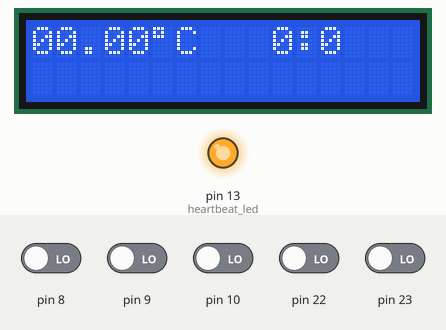
The sketch below on a simulated Arduino Uno, built with avr-gcc and run on an emulated ATmega328P. Parts: 16×2 character LCD, output pins drawn as LEDs (lit = HIGH). Inputs (shaded band) come from the test bench; at power-on: pin 8–10, pin 22, pin 23 LOW.

Above: at 1.6 s.
1.7 s: pin 8 driven HIGH and pin 10 driven HIGH
At 3.4 s:
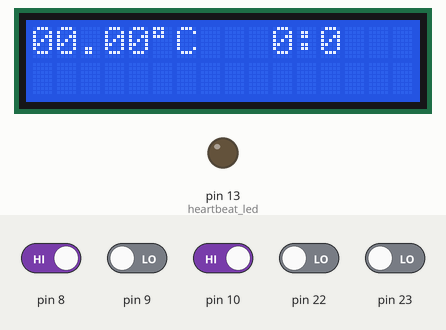
At 7.7 s:
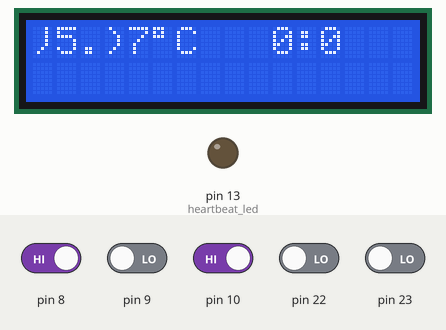
Timing chart, 0 to 13.7 s (numbered marks = the images above; inputs shaded):
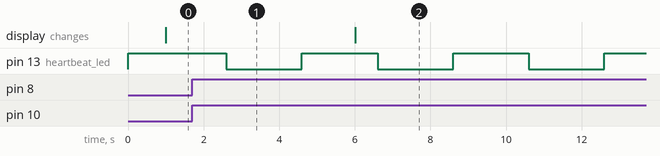

The sketch:

sketch.ino
```cpp
// (licence header left out)
// TODO lots

// this is automatically generated by deploy.sh
#include "../config.h"
#include "current_time.h" // the current time as of upload
#include "time.h"
#include "thermometer.h"
#include "schavr.h"
#include "lcd.h"
//#include "remote.h"

void setup()
{
	// Setup scheduler
	SCH_init(200);	// 200ms per tick

	// Initialise everything we need
	thermometer_init();
	lcd_init();

	// Setup timing for scheduler
	SCH_add_task(time_inc_sec, 1, 5);		//200ms * 5ticks = 1000ms
	SCH_add_task(thermometer_update, 2, 10);	//200ms * 10ticks = 2000ms
	//SCH_add_task(thermometer_serial_print, 3, 10);	//200ms * 10ticks = 2000ms
	SCH_add_task(lcd_update, 4, 25);	//200ms * 25ticks = 5000ms

	// Let's go
	SCH_start();
}

void loop()
{
	SCH_dispatch_tasks();
}
```

OneWire.cpp
```cpp
// (licence header left out)
#include "OneWire.h"


OneWire::OneWire(uint8_t pin)
{
	pinMode(pin, INPUT);
	bitmask = PIN_TO_BITMASK(pin);
	baseReg = PIN_TO_BASEREG(pin);
#if ONEWIRE_SEARCH
	reset_search();
#endif
}


// Perform the onewire reset function.  We will wait up to 250uS for
// the bus to come high, if it doesn't then it is broken or shorted
// and we return a 0;
//
// Returns 1 if a device asserted a presence pulse, 0 otherwise.
//
uint8_t OneWire::reset(void)
{
	IO_REG_TYPE mask = bitmask;
	volatile IO_REG_TYPE *reg IO_REG_ASM = baseReg;
	uint8_t r;
	uint8_t retries = 125;

	noInterrupts();
	DIRECT_MODE_INPUT(reg, mask);
	interrupts();
	// wait until the wire is high... just in case
	do {
		if (--retries == 0) return 0;
		delayMicroseconds(2);
	} while ( !DIRECT_READ(reg, mask));

	noInterrupts();
	DIRECT_WRITE_LOW(reg, mask);
	DIRECT_MODE_OUTPUT(reg, mask);	// drive output low
	interrupts();
	delayMicroseconds(480);
	noInterrupts();
	DIRECT_MODE_INPUT(reg, mask);	// allow it to float
	delayMicroseconds(70);
	r = !DIRECT_READ(reg, mask);
	interrupts();
	delayMicroseconds(410);
	return r;
}

//
// Write a bit. Port and bit is used to cut lookup time and provide
// more certain timing.
//
void OneWire::write_bit(uint8_t v)
{
	IO_REG_TYPE mask=bitmask;
	volatile IO_REG_TYPE *reg IO_REG_ASM = baseReg;

	if (v & 1) {
		noInterrupts();
		DIRECT_WRITE_LOW(reg, mask);
		DIRECT_MODE_OUTPUT(reg, mask);	// drive output low
		delayMicroseconds(10);
		DIRECT_WRITE_HIGH(reg, mask);	// drive output high
		interrupts();
		delayMicroseconds(55);
	} else {
		noInterrupts();
		DIRECT_WRITE_LOW(reg, mask);
		DIRECT_MODE_OUTPUT(reg, mask);	// drive output low
		delayMicroseconds(65);
		DIRECT_WRITE_HIGH(reg, mask);	// drive output high
		interrupts();
		delayMicroseconds(5);
	}
}

//
// Read a bit. Port and bit is used to cut lookup time and provide
// more certain timing.
//
uint8_t OneWire::read_bit(void)
{
	IO_REG_TYPE mask=bitmask;
	volatile IO_REG_TYPE *reg IO_REG_ASM = baseReg;
	uint8_t r;

	noInterrupts();
	DIRECT_MODE_OUTPUT(reg, mask);
	DIRECT_WRITE_LOW(reg, mask);
	delayMicroseconds(3);
	DIRECT_MODE_INPUT(reg, mask);	// let pin float, pull up will raise
	delayMicroseconds(10);
	r = DIRECT_READ(reg, mask);
	interrupts();
	delayMicroseconds(53);
	return r;
}

//
// Write a byte. The writing code uses the active drivers to raise the
// pin high, if you need power after the write (e.g. DS18S20 in
// parasite power mode) then set 'power' to 1, otherwise the pin will
// go tri-state at the end of the write to avoid heating in a short or
// other mishap.
//
void OneWire::write(uint8_t v, uint8_t power /* = 0 */) {
    uint8_t bitMask;

    for (bitMask = 0x01; bitMask; bitMask <<= 1) {
	OneWire::write_bit( (bitMask & v)?1:0);
    }
    if ( !power) {
	noInterrupts();
	DIRECT_MODE_INPUT(baseReg, bitmask);
	DIRECT_WRITE_LOW(baseReg, bitmask);
	interrupts();
    }
}

void OneWire::write_bytes(const uint8_t *buf, uint16_t count, bool power /* = 0 */) {
  for (uint16_t i = 0 ; i < count ; i++)
    write(buf[i]);
  if (!power) {
    noInterrupts();
    DIRECT_MODE_INPUT(baseReg, bitmask);
    DIRECT_WRITE_LOW(baseReg, bitmask);
    interrupts();
  }
}

//
// Read a byte
//
uint8_t OneWire::read() {
    uint8_t bitMask;
    uint8_t r = 0;

    for (bitMask = 0x01; bitMask; bitMask <<= 1) {
	if ( OneWire::read_bit()) r |= bitMask;
    }
    return r;
}

void OneWire::read_bytes(uint8_t *buf, uint16_t count) {
  for (uint16_t i = 0 ; i < count ; i++)
    buf[i] = read();
}

//
// Do a ROM select
//
void OneWire::select(const uint8_t rom[8])
{
    uint8_t i;

    write(0x55);           // Choose ROM

    for (i = 0; i < 8; i++) write(rom[i]);
}

//
// Do a ROM skip
//
void OneWire::skip()
{
    write(0xCC);           // Skip ROM
}

void OneWire::depower()
{
	noInterrupts();
	DIRECT_MODE_INPUT(baseReg, bitmask);
	interrupts();
}

#if ONEWIRE_SEARCH

//
// You need to use this function to start a search again from the beginning.
// You do not need to do it for the first search, though you could.
//
void OneWire::reset_search()
{
  // reset the search state
  LastDiscrepancy = 0;
  LastDeviceFlag = FALSE;
  LastFamilyDiscrepancy = 0;
  for(int i = 7; ; i--) {
    ROM_NO[i] = 0;
    if ( i == 0) break;
  }
}

// Setup the search to find the device type 'family_code' on the next call
// to search(*newAddr) if it is present.
//
void OneWire::target_search(uint8_t family_code)
{
   // set the search state to find SearchFamily type devices
   ROM_NO[0] = family_code;
   for (uint8_t i = 1; i < 8; i++)
      ROM_NO[i] = 0;
   LastDiscrepancy = 64;
   LastFamilyDiscrepancy = 0;
   LastDeviceFlag = FALSE;
}

//
// Perform a search. If this function returns a '1' then it has
// enumerated the next device and you may retrieve the ROM from the
// OneWire::address variable. If there are no devices, no further
// devices, or something horrible happens in the middle of the
// enumeration then a 0 is returned.  If a new device is found then
// its address is copied to newAddr.  Use OneWire::reset_search() to
// start over.
//
// --- Replaced by the one from the Dallas Semiconductor web site ---
//--------------------------------------------------------------------------
// Perform the 1-Wire Search Algorithm on the 1-Wire bus using the existing
// search state.
// Return TRUE  : device found, ROM number in ROM_NO buffer
//        FALSE : device not found, end of search
//
uint8_t OneWire::search(uint8_t *newAddr)
{
   uint8_t id_bit_number;
   uint8_t last_zero, rom_byte_number, search_result;
   uint8_t id_bit, cmp_id_bit;

   unsigned char rom_byte_mask, search_direction;

   // initialize for search
   id_bit_number = 1;
   last_zero = 0;
   rom_byte_number = 0;
   rom_byte_mask = 1;
   search_result = 0;

   // if the last call was not the last one
   if (!LastDeviceFlag)
   {
      // 1-Wire reset
      if (!reset())
      {
         // reset the search
         LastDiscrepancy = 0;
         LastDeviceFlag = FALSE;
         LastFamilyDiscrepancy = 0;
         return FALSE;
      }

      // issue the search command
      write(0xF0);

      // loop to do the search
      do
      {
         // read a bit and its complement
         id_bit = read_bit();
         cmp_id_bit = read_bit();

         // check for no devices on 1-wire
         if ((id_bit == 1) && (cmp_id_bit == 1))
            break;
         else
         {
            // all devices coupled have 0 or 1
            if (id_bit != cmp_id_bit)
               search_direction = id_bit;  // bit write value for search
            else
            {
               // if this discrepancy if before the Last Discrepancy
               // on a previous next then pick the same as last time
               if (id_bit_number < LastDiscrepancy)
                  search_direction = ((ROM_NO[rom_byte_number] & rom_byte_mask) > 0);
               else
                  // if equal to last pick 1, if not then pick 0
                  search_direction = (id_bit_number == LastDiscrepancy);

               // if 0 was picked then record its position in LastZero
               if (search_direction == 0)
               {
                  last_zero = id_bit_number;

                  // check for Last discrepancy in family
                  if (last_zero < 9)
                     LastFamilyDiscrepancy = last_zero;
               }
            }

            // set or clear the bit in the ROM byte rom_byte_number
            // with mask rom_byte_mask
            if (search_direction == 1)
              ROM_NO[rom_byte_number] |= rom_byte_mask;
            else
              ROM_NO[rom_byte_number] &= ~rom_byte_mask;

            // serial number search direction write bit
            write_bit(search_direction);

            // increment the byte counter id_bit_number
            // and shift the mask rom_byte_mask
            id_bit_number++;
            rom_byte_mask <<= 1;

            // if the mask is 0 then go to new SerialNum byte rom_byte_number and reset mask
            if (rom_byte_mask == 0)
            {
                rom_byte_number++;
                rom_byte_mask = 1;
            }
         }
      }
      while(rom_byte_number < 8);  // loop until through all ROM bytes 0-7

      // if the search was successful then
      if (!(id_bit_number < 65))
      {
         // search successful so set LastDiscrepancy,LastDeviceFlag,search_result
         LastDiscrepancy = last_zero;

         // check for last device
         if (LastDiscrepancy == 0)
            LastDeviceFlag = TRUE;

         search_result = TRUE;
      }
   }

   // if no device found then reset counters so next 'search' will be like a first
   if (!search_result || !ROM_NO[0])
   {
      LastDiscrepancy = 0;
      LastDeviceFlag = FALSE;
      LastFamilyDiscrepancy = 0;
      search_result = FALSE;
   }
   for (int i = 0; i < 8; i++) newAddr[i] = ROM_NO[i];
   return search_result;
  }

#endif

#if ONEWIRE_CRC
// The 1-Wire CRC scheme is described in Maxim Application Note 27:
// "Understanding and Using Cyclic Redundancy Checks with Maxim iButton Products"
//

#if ONEWIRE_CRC8_TABLE
// This table comes from Dallas sample code where it is freely reusable,
// though Copyright (C) 2000 Dallas Semiconductor Corporation
static const uint8_t PROGMEM dscrc_table[] = {
      0, 94,188,226, 97, 63,221,131,194,156,126, 32,163,253, 31, 65,
    157,195, 33,127,252,162, 64, 30, 95,  1,227,189, 62, 96,130,220,
     35,125,159,193, 66, 28,254,160,225,191, 93,  3,128,222, 60, 98,
    190,224,  2, 92,223,129, 99, 61,124, 34,192,158, 29, 67,161,255,
     70, 24,250,164, 39,121,155,197,132,218, 56,102,229,187, 89,  7,
    219,133,103, 57,186,228,  6, 88, 25, 71,165,251,120, 38,196,154,
    101, 59,217,135,  4, 90,184,230,167,249, 27, 69,198,152,122, 36,
    248,166, 68, 26,153,199, 37,123, 58,100,134,216, 91,  5,231,185,
    140,210, 48,110,237,179, 81, 15, 78, 16,242,172, 47,113,147,205,
     17, 79,173,243,112, 46,204,146,211,141,111, 49,178,236, 14, 80,
    175,241, 19, 77,206,144,114, 44,109, 51,209,143, 12, 82,176,238,
     50,108,142,208, 83, 13,239,177,240,174, 76, 18,145,207, 45,115,
    202,148,118, 40,171,245, 23, 73,  8, 86,180,234,105, 55,213,139,
     87,  9,235,181, 54,104,138,212,149,203, 41,119,244,170, 72, 22,
    233,183, 85, 11,136,214, 52,106, 43,117,151,201, 74, 20,246,168,
    116, 42,200,150, 21, 75,169,247,182,232, 10, 84,215,137,107, 53};

//
// Compute a Dallas Semiconductor 8 bit CRC. These show up in the ROM
// and the registers.  (note: this might better be done without to
// table, it would probably be smaller and certainly fast enough
// compared to all those delayMicrosecond() calls.  But I got
// confused, so I use this table from the examples.)
//
uint8_t OneWire::crc8(const uint8_t *addr, uint8_t len)
{
	uint8_t crc = 0;

	while (len--) {
		crc = pgm_read_byte(dscrc_table + (crc ^ *addr++));
	}
	return crc;
}
#else
//
// Compute a Dallas Semiconductor 8 bit CRC directly.
// this is much slower, but much smaller, than the lookup table.
//
uint8_t OneWire::crc8(const uint8_t *addr, uint8_t len)
{
	uint8_t crc = 0;

	while (len--) {
		uint8_t inbyte = *addr++;
		for (uint8_t i = 8; i; i--) {
			uint8_t mix = (crc ^ inbyte) & 0x01;
			crc >>= 1;
			if (mix) crc ^= 0x8C;
			inbyte >>= 1;
		}
	}
	return crc;
}
#endif

#if ONEWIRE_CRC16
bool OneWire::check_crc16(const uint8_t* input, uint16_t len, const uint8_t* inverted_crc, uint16_t crc)
{
    crc = ~crc16(input, len, crc);
    return (crc & 0xFF) == inverted_crc[0] && (crc >> 8) == inverted_crc[1];
}

uint16_t OneWire::crc16(const uint8_t* input, uint16_t len, uint16_t crc)
{
    static const uint8_t oddparity[16] =
        { 0, 1, 1, 0, 1, 0, 0, 1, 1, 0, 0, 1, 0, 1, 1, 0 };

    for (uint16_t i = 0 ; i < len ; i++) {
      // Even though we're just copying a byte from the input,
      // we'll be doing 16-bit computation with it.
      uint16_t cdata = input[i];
      cdata = (cdata ^ crc) & 0xff;
      crc >>= 8;

      if (oddparity[cdata & 0x0F] ^ oddparity[cdata >> 4])
          crc ^= 0xC001;

      cdata <<= 6;
      crc ^= cdata;
      cdata <<= 1;
      crc ^= cdata;
    }
    return crc;
}
#endif

#endif
```

current_time.h
```cpp
// autogenerated by deploy.sh
// This allow the clock to the set to the current time automatically
#pragma once
#define MINUTES  0
#define HOURS    0
#define SECONDS  0
```

thermometer.h
```cpp
// (licence header left out)
#pragma once
#include "time.h"
// http://www.pjrc.com/teensy/td_libs_OneWire.html
#include "OneWire.h"

static const uint8_t thermo_addr[] =
	{0x28, 0x56, 0x9, 0x9C, 0x4, 0x0, 0x0, 0x1C, 0x28};
	// Address of the DS18B20 in question.
	// Must be redetermined for new components.
	// Is possible to calculate inline.
static const int heartbeat_led = 13;

OneWire thermo(10);	// DS18B20+ on pin "10"
static bool thermo_read_state = 0;

float thermo_value_celsius = 0;
bool thermo_value_changed = 0;

void thermometer_init(void);
void thermometer_update(void);
void thermometer_serial_print(void);

void thermometer_init(void) {
	pinMode(heartbeat_led, OUTPUT);
	digitalWrite(heartbeat_led, HIGH);
	thermo_read_state = 1;

	Serial.begin(9600);

	thermo.reset();
	// Only need to do once if only using the one 1-wire device.
	thermo.select((uint8_t*)thermo_addr);
}

void thermometer_update(void) {
	// Update the heartbeat
	if (thermo_read_state == 0) {
		digitalWrite(heartbeat_led, LOW);
		// Start the thermometer conversion.
		thermo.reset();
		thermo.skip();
		thermo.write(0x44);	// start conversion.

		// Should be a 750ms delay until read to give
		// time for the conversion.
	} else {
		digitalWrite(heartbeat_led, HIGH);
		// Read scratchpad.
		byte data[2];
		thermo.reset();
		thermo.skip();
		thermo.write(0xBE);
		for (int i = 0; i < 2; i++) {
			data[i] = thermo.read();
		}
		// Convert.
		unsigned int raw = (data[1] << 8) | data[0];	// 12 bit
		thermo_value_celsius = (float)raw/16.0;
		thermo_value_changed = 1;
	}
	thermo_read_state = !thermo_read_state;


}

void thermometer_serial_print(void) {
	Serial.print("Current Time: ");
	Serial.print(time.hours, DEC);
	Serial.print(":");
	Serial.print(time.minutes, DEC);
	Serial.print(":");
	Serial.print(time.seconds, DEC);
	Serial.print("    -    Temp: ");
	Serial.print(thermo_value_celsius);
	Serial.println(" degC");
}
```

time.h
```cpp
// (licence header left out)
#pragma once

#include "../config.h"
#include "current_time.h"

// define a struct to hold the time
typedef struct {
	uint8_t hours;
	uint8_t minutes;
	uint8_t seconds;
} _time;

// define some functions
void time_inc_sec(void);
void time_inc_min(void);
void time_inc_hour(void);
void time_dec_sec(void);
void time_dec_min(void);
void time_dec_hour(void);

#ifdef AUTO_TIME
	// initialise with compile-time time with an offset to account for build/upload time
	_time time = {HOURS,MINUTES,SECONDS};
#else
	_time time = {0,0,0};
#endif


// call at 1Hz
void time_inc_sec (void) {
	if (++time.seconds == 60) {
		time_inc_min();
		time.seconds = 0;
	}
}

void time_inc_min (void) {
	if (++time.minutes == 60) {
		time_inc_hour();
		time.minutes = 0;
	}
}
void time_inc_hour (void) {
	if (++time.hours == 24)
		time.hours = 0;
}


void time_dec_sec(void) {
	if (--time.seconds == 255) {
		time_dec_min();
		time.seconds = 59;
	}
}

void time_dec_min (void) {
	if (--time.minutes == 255) {
		time_dec_hour();
		time.minutes = 59;
	}
}

void time_dec_hour (void) {
	if (--time.hours == 255)
		time.hours = 23;
}
```

lcd.h
```cpp
// (licence header left out)
#pragma once
#include <LiquidCrystal.h>
#include "thermometer.h"
#include "time.h"

#define buffer_size 7

// private vars
static char buffer[buffer_size] = {'0', '0', '.', '0', '0', (char)223, 'C'};

LiquidCrystal lcd(12, 11, 5, 4, 3, 2);

void lcd_init(void)
{
	lcd.begin(16, 2);
}

void lcd_update(void)
{
	// update thermo reading
	if (thermo_value_changed > 0) {
		thermo_value_changed = 0;
		buffer[0] = (char)(thermo_value_celsius / 10.0) + 48;
		buffer[1] = (char)((int)(thermo_value_celsius + 0.001) % 10) + 48;
		buffer[3] = (char)((int)(thermo_value_celsius * 10 + 0.01) % 10) + 48;
		buffer[4] = (char)((int)(thermo_value_celsius * 100 + 0.1) % 10) + 48;

		lcd.clear();
		lcd.setCursor(0, 0);
		for (int i = 0; i < buffer_size; i++) {
			lcd.write(buffer[i]);
		}
	}

	// update time
	lcd.setCursor(10, 0);
	lcd.print(time.hours);
	lcd.print(":");
	lcd.print(time.minutes);
}
```

Source omitted: OneWire.h (8963 bytes), schavr.h (6816 bytes)

Measured:
- after the input at 1.7 s, the display: changes after 4.3 s (image 2)
- by itself, pin 13 (heartbeat_led): alternates HIGH for 2.0 s and LOW for 2.0 s
